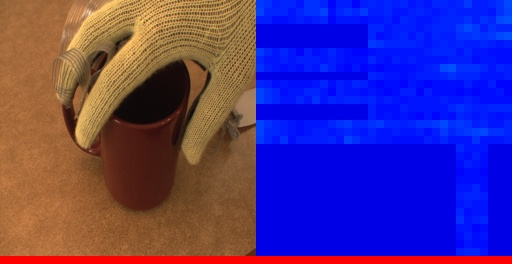
#> input picture task3/000091.jpg, 512 x 264 px
$ python AI-Task2.py
#> lines starting #> are read from the running program, lines starting #| are printed output that depends on the picture
#> the answer given: task3/000091.jpg
#> in main, img is the input picture: PIL image 512x264 RGB; mean R, G, B 74.7, 52, 143.3
from PIL import Image

def to_gray(img):
    img= img.convert("RGBA")
#> img: PIL image 512x264 RGBA
    w,h= img.size
#> w = 512; h = 264
    gray_img= Image.new("RGB",(w,h))
#> gray_img: PIL image 512x264 RGB; every value is 0
    for x in range(w):
        for y in range(h):
            pxl= img.getpixel((x,y))
            if len(pxl)==4:
                r,g,b,a=pxl
            else:
                r,g,b=pxl
            gray= (r+g+b)//3
            gray_img.putpixel((x,y),(gray,gray,gray))
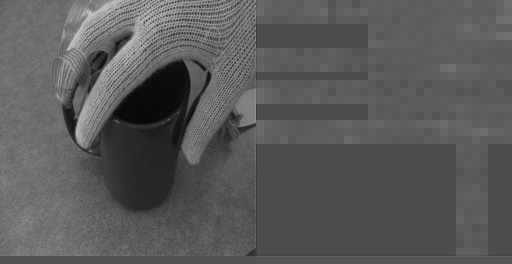
#> gray_img: PIL image 512x264 RGB; min 6, max 225, mean 89.6
    return gray_img

def main():
    path= input("Enter image path: ").strip('"')
    img= Image.open(path)
    gray_img= to_gray(img)
    gray_img.show()
    gray_img.save("gray_img.png")

main()

$ run again, on task3/000093.jpg
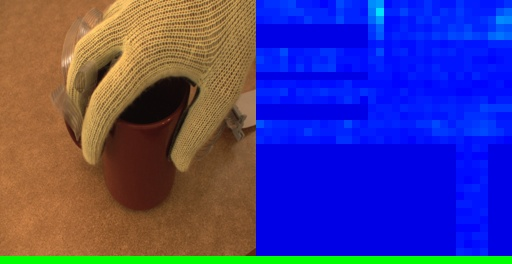
#> input picture task3/000093.jpg, 512 x 264 px
#> in main, img is the input picture: PIL image 512x264 RGB; mean R, G, B 68.8, 62.1, 144.1
#> img: PIL image 512x264 RGBA
#> after the loop in to_gray, `for x in range(w):`:
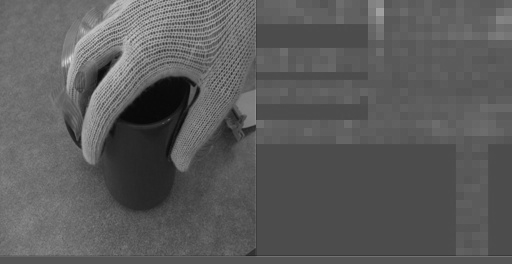
#> gray_img: PIL image 512x264 RGB; min 7, max 221, mean 91.3
